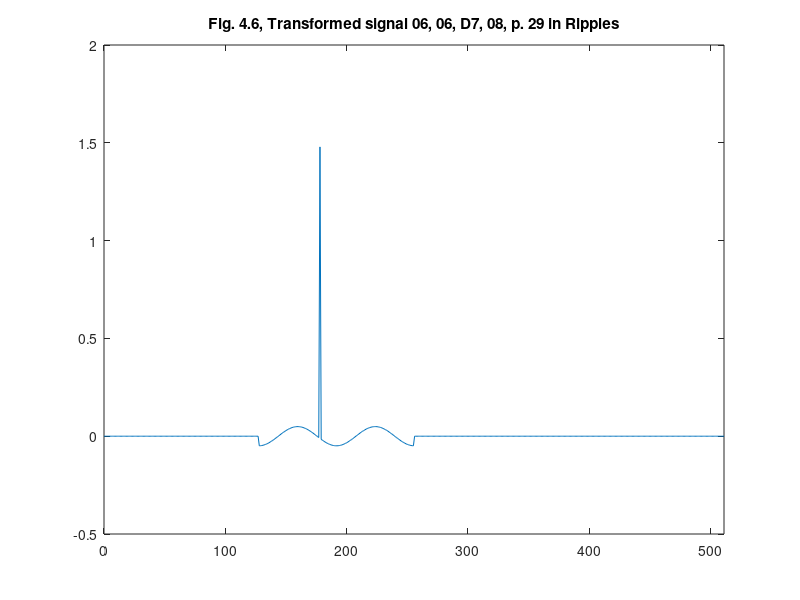
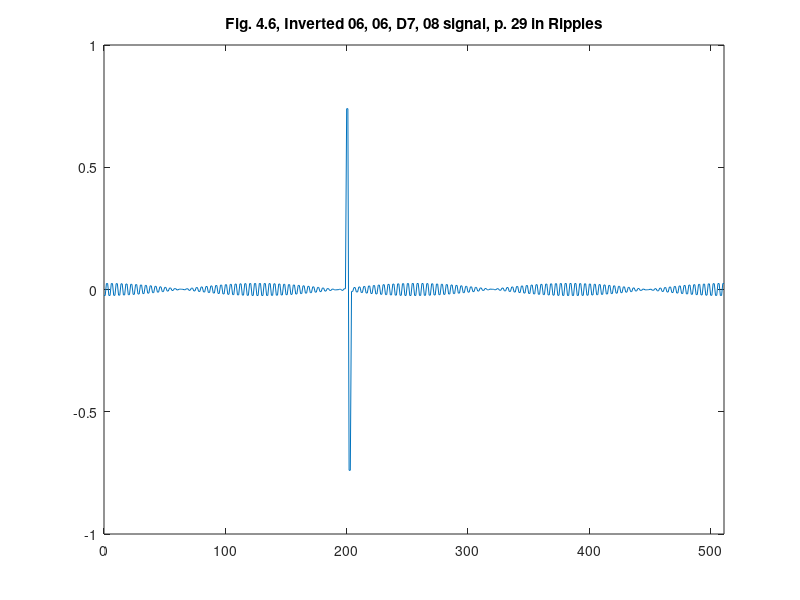

The MATLAB script that drew these images, in order:
%% ========================================================================
%% Programmatic octave notes on "Ripples in Mathematics" by A. Jensen
%% and A. la Cour-Harbo written with a deep gratitude to the authors for
%% this wonderful text. I added a few graphs to help me visualize Fig. 4.6.
%% 
%% Reconstruction of graphs on p.29, Ch 04.
%%
%% Author: Vladimir Kulyukin
%% 
%% NB: I have tested this code in Octave, not Matlab.
%%
%% The numbers below were computed by my Java OneDHaar class methods
%% available at https://github.com/VKEDCO/java/blob/master/haar/org.vkedco.wavelets.haar/OneDHaar.java &
%% https://github.com/VKEDCO/java/blob/master/haar/org.vkedco.wavelets.tests/RipplesInMathCh04.java
%% =========================================================================


t = [0:511];

y_fig_4_6_s06_d06_d7_d08_p29 = [
0.0
0.0
0.0
0.0
0.0
0.0
0.0
0.0
0.0
0.0
0.0
0.0
0.0
0.0
0.0
0.0
0.0
0.0
0.0
0.0
0.0
0.0
0.0
0.0
0.0
0.0
0.0
0.0
0.0
0.0
0.0
0.0
0.0
0.0
0.0
0.0
0.0
0.0
0.0
0.0
0.0
0.0
0.0
0.0
0.0
0.0
0.0
0.0
0.0
0.0
0.0
0.0
0.0
0.0
0.0
0.0
0.0
0.0
0.0
0.0
0.0
0.0
0.0
0.0
0.0
0.0
0.0
0.0
0.0
0.0
0.0
0.0
0.0
0.0
0.0
0.0
0.0
0.0
0.0
0.0
0.0
0.0
0.0
0.0
0.0
0.0
0.0
0.0
0.0
0.0
0.0
0.0
0.0
0.0
0.0
0.0
0.0
0.0
0.0
0.0
0.0
0.0
0.0
0.0
0.0
0.0
0.0
0.0
0.0
0.0
0.0
0.0
0.0
0.0
0.0
0.0
0.0
0.0
0.0
0.0
0.0
0.0
0.0
0.0
0.0
0.0
0.0
0.0
-0.04904550470208658
-0.04863227384344307
-0.047750687602582144
-0.046409236136927164
-0.04462083835740445
-0.042402717512268644
-0.03977623531780623
-0.036766686233331375
-0.033403053861714625
-0.029717731821442696
-0.025746211778365728
-0.02152674164155185
-0.017099957215016028
-0.012508490852711891
-0.00779656088565971
-0.0030095457752448364
0.0018064529061707722
0.006605054458592284
0.011340045725887418
0.015965826153743066
0.02043784694792932
0.02471304010354362
0.028750233173438902
0.0325105457813979
0.035957764061409686
0.03905868941699677
0.041783458241846774
0.04410582952266639
0.04600343755448325
0.04745800733461338
0.04845553056092583
0.048986400539449124
0.04904550470208663
0.048632273843442916
0.04775068760258195
0.046409236136927476
0.04462083835740461
0.04240271751226841
0.039776235317806385
0.03676668623333169
0.033403053861714625
0.029717731821443168
0.025746211778365415
0.02152674164155169
0.017099957215016184
0.012508490852712047
0.00779656088565971
0.0030095457752448364
-0.0018064529061707722
-0.006605054458592441
1.4790525944757278
-0.01596582615374291
-0.02043784694792932
-0.02471304010354362
-0.028750233173438902
-0.03251054578139759
-0.03595776406140961
-0.0390586894169974
-0.0417834582418467
-0.044105829522666
-0.046003437554483446
-0.04745800733461342
-0.04845553056092601
-0.04898640053944869
-0.049045504702086413
-0.04863227384344382
-0.04775068760258195
-0.046409236136927046
-0.0446208383574043
-0.04240271751226841
-0.03977623531780647
-0.036766686233331375
-0.033403053861714625
-0.029717731821443168
-0.025746211778365415
-0.02152674164155185
-0.017099957215016184
-0.012508490852711891
-0.007796560885659553
-0.0030095457752448364
0.0018064529061707722
0.006605054458592441
0.011340045725887574
0.01596582615374275
0.020437846947929477
0.024713040103543936
0.028750233173438902
0.03251054578139759
0.03595776406141016
0.03905868941699685
0.04178345824184748
0.044105829522666076
0.04600343755448309
0.0474580073346142
0.048455530560925615
0.04898640053944869
0.0490455047020864
0.04863227384344295
0.04775068760258195
0.046409236136927046
0.04462083835740437
0.04240271751226935
0.03977623531780615
0.036766686233331375
0.033403053861714466
0.029717731821442696
0.025746211778366043
0.02152674164155169
0.017099957215015872
0.012508490852712205
0.007796560885659553
0.0030095457752446794
-0.0018064529061707722
-0.006605054458592284
-0.011340045725887574
-0.01596582615374291
-0.02043784694792932
-0.024713040103543936
-0.028750233173438902
-0.03251054578139759
-0.03595776406141016
-0.039058689416996695
-0.041783458241847406
-0.044105829522666076
-0.046003437554483134
-0.0474580073346142
-0.048455530560925594
-0.04898640053944869
0.0
0.0
0.0
0.0
0.0
0.0
0.0
0.0
0.0
0.0
0.0
0.0
0.0
0.0
0.0
0.0
0.0
0.0
0.0
0.0
0.0
0.0
0.0
0.0
0.0
0.0
0.0
0.0
0.0
0.0
0.0
0.0
0.0
0.0
0.0
0.0
0.0
0.0
0.0
0.0
0.0
0.0
0.0
0.0
0.0
0.0
0.0
0.0
0.0
0.0
0.0
0.0
0.0
0.0
0.0
0.0
0.0
0.0
0.0
0.0
0.0
0.0
0.0
0.0
0.0
0.0
0.0
0.0
0.0
0.0
0.0
0.0
0.0
0.0
0.0
0.0
0.0
0.0
0.0
0.0
0.0
0.0
0.0
0.0
0.0
0.0
0.0
0.0
0.0
0.0
0.0
0.0
0.0
0.0
0.0
0.0
0.0
0.0
0.0
0.0
0.0
0.0
0.0
0.0
0.0
0.0
0.0
0.0
0.0
0.0
0.0
0.0
0.0
0.0
0.0
0.0
0.0
0.0
0.0
0.0
0.0
0.0
0.0
0.0
0.0
0.0
0.0
0.0
0.0
0.0
0.0
0.0
0.0
0.0
0.0
0.0
0.0
0.0
0.0
0.0
0.0
0.0
0.0
0.0
0.0
0.0
0.0
0.0
0.0
0.0
0.0
0.0
0.0
0.0
0.0
0.0
0.0
0.0
0.0
0.0
0.0
0.0
0.0
0.0
0.0
0.0
0.0
0.0
0.0
0.0
0.0
0.0
0.0
0.0
0.0
0.0
0.0
0.0
0.0
0.0
0.0
0.0
0.0
0.0
0.0
0.0
0.0
0.0
0.0
0.0
0.0
0.0
0.0
0.0
0.0
0.0
0.0
0.0
0.0
0.0
0.0
0.0
0.0
0.0
0.0
0.0
0.0
0.0
0.0
0.0
0.0
0.0
0.0
0.0
0.0
0.0
0.0
0.0
0.0
0.0
0.0
0.0
0.0
0.0
0.0
0.0
0.0
0.0
0.0
0.0
0.0
0.0
0.0
0.0
0.0
0.0
0.0
0.0
0.0
0.0
0.0
0.0
0.0
0.0
0.0
0.0
0.0
0.0
0.0
0.0
0.0
0.0
0.0
0.0
0.0
0.0
];

figure;
plot(t, y_fig_4_6_s06_d06_d7_d08_p29);
xlim([0 511]);
title('Fig. 4.6, Transformed signal 06, 06, D7, 08, p. 29 in Ripples');

y_fig_4_6_s06_d06_d7_d08_inverted_p29 = [
-0.02452275235104329
-0.02452275235104329
0.02452275235104329
0.02452275235104329
-0.024316136921721535
-0.024316136921721535
0.024316136921721535
0.024316136921721535
-0.023875343801291072
-0.023875343801291072
0.023875343801291072
0.023875343801291072
-0.023204618068463582
-0.023204618068463582
0.023204618068463582
0.023204618068463582
-0.022310419178702225
-0.022310419178702225
0.022310419178702225
0.022310419178702225
-0.021201358756134322
-0.021201358756134322
0.021201358756134322
0.021201358756134322
-0.019888117658903116
-0.019888117658903116
0.019888117658903116
0.019888117658903116
-0.018383343116665687
-0.018383343116665687
0.018383343116665687
0.018383343116665687
-0.016701526930857313
-0.016701526930857313
0.016701526930857313
0.016701526930857313
-0.014858865910721348
-0.014858865910721348
0.014858865910721348
0.014858865910721348
-0.012873105889182864
-0.012873105889182864
0.012873105889182864
0.012873105889182864
-0.010763370820775924
-0.010763370820775924
0.010763370820775924
0.010763370820775924
-0.008549978607508014
-0.008549978607508014
0.008549978607508014
0.008549978607508014
-0.006254245426355946
-0.006254245426355946
0.006254245426355946
0.006254245426355946
-0.003898280442829855
-0.003898280442829855
0.003898280442829855
0.003898280442829855
-0.0015047728876224182
-0.0015047728876224182
0.0015047728876224182
0.0015047728876224182
9.032264530853861E-4
9.032264530853861E-4
-9.032264530853861E-4
-9.032264530853861E-4
0.003302527229296142
0.003302527229296142
-0.003302527229296142
-0.003302527229296142
0.005670022862943709
0.005670022862943709
-0.005670022862943709
-0.005670022862943709
0.007982913076871533
0.007982913076871533
-0.007982913076871533
-0.007982913076871533
0.01021892347396466
0.01021892347396466
-0.01021892347396466
-0.01021892347396466
0.01235652005177181
0.01235652005177181
-0.01235652005177181
-0.01235652005177181
0.014375116586719451
0.014375116586719451
-0.014375116586719451
-0.014375116586719451
0.01625527289069895
0.01625527289069895
-0.01625527289069895
-0.01625527289069895
0.017978882030704843
0.017978882030704843
-0.017978882030704843
-0.017978882030704843
0.019529344708498386
0.019529344708498386
-0.019529344708498386
-0.019529344708498386
0.020891729120923387
0.020891729120923387
-0.020891729120923387
-0.020891729120923387
0.022052914761333194
0.022052914761333194
-0.022052914761333194
-0.022052914761333194
0.023001718777241626
0.023001718777241626
-0.023001718777241626
-0.023001718777241626
0.02372900366730669
0.02372900366730669
-0.02372900366730669
-0.02372900366730669
0.024227765280462915
0.024227765280462915
-0.024227765280462915
-0.024227765280462915
0.024493200269724562
0.024493200269724562
-0.024493200269724562
-0.024493200269724562
0.024522752351043314
0.024522752351043314
-0.024522752351043314
-0.024522752351043314
0.024316136921721458
0.024316136921721458
-0.024316136921721458
-0.024316136921721458
0.023875343801290975
0.023875343801290975
-0.023875343801290975
-0.023875343801290975
0.023204618068463738
0.023204618068463738
-0.023204618068463738
-0.023204618068463738
0.022310419178702304
0.022310419178702304
-0.022310419178702304
-0.022310419178702304
0.021201358756134204
0.021201358756134204
-0.021201358756134204
-0.021201358756134204
0.019888117658903193
0.019888117658903193
-0.019888117658903193
-0.019888117658903193
0.018383343116665844
0.018383343116665844
-0.018383343116665844
-0.018383343116665844
0.016701526930857313
0.016701526930857313
-0.016701526930857313
-0.016701526930857313
0.014858865910721584
0.014858865910721584
-0.014858865910721584
-0.014858865910721584
0.012873105889182708
0.012873105889182708
-0.012873105889182708
-0.012873105889182708
0.010763370820775844
0.010763370820775844
-0.010763370820775844
-0.010763370820775844
0.008549978607508092
0.008549978607508092
-0.008549978607508092
-0.008549978607508092
0.006254245426356024
0.006254245426356024
-0.006254245426356024
-0.006254245426356024
0.003898280442829855
0.003898280442829855
-0.003898280442829855
-0.003898280442829855
0.0015047728876224182
0.0015047728876224182
-0.0015047728876224182
-0.0015047728876224182
-9.032264530853861E-4
-9.032264530853861E-4
9.032264530853861E-4
9.032264530853861E-4
-0.0033025272292962204
-0.0033025272292962204
0.0033025272292962204
0.0033025272292962204
0.7395262972378639
0.7395262972378639
-0.7395262972378639
-0.7395262972378639
-0.007982913076871455
-0.007982913076871455
0.007982913076871455
0.007982913076871455
-0.01021892347396466
-0.01021892347396466
0.01021892347396466
0.01021892347396466
-0.01235652005177181
-0.01235652005177181
0.01235652005177181
0.01235652005177181
-0.014375116586719451
-0.014375116586719451
0.014375116586719451
0.014375116586719451
-0.016255272890698794
-0.016255272890698794
0.016255272890698794
0.016255272890698794
-0.017978882030704805
-0.017978882030704805
0.017978882030704805
0.017978882030704805
-0.0195293447084987
-0.0195293447084987
0.0195293447084987
0.0195293447084987
-0.02089172912092335
-0.02089172912092335
0.02089172912092335
0.02089172912092335
-0.022052914761333
-0.022052914761333
0.022052914761333
0.022052914761333
-0.023001718777241723
-0.023001718777241723
0.023001718777241723
0.023001718777241723
-0.02372900366730671
-0.02372900366730671
0.02372900366730671
0.02372900366730671
-0.024227765280463005
-0.024227765280463005
0.024227765280463005
0.024227765280463005
-0.024493200269724347
-0.024493200269724347
0.024493200269724347
0.024493200269724347
-0.024522752351043207
-0.024522752351043207
0.024522752351043207
0.024522752351043207
-0.02431613692172191
-0.02431613692172191
0.02431613692172191
0.02431613692172191
-0.023875343801290975
-0.023875343801290975
0.023875343801290975
0.023875343801290975
-0.023204618068463523
-0.023204618068463523
0.023204618068463523
0.023204618068463523
-0.02231041917870215
-0.02231041917870215
0.02231041917870215
0.02231041917870215
-0.021201358756134204
-0.021201358756134204
0.021201358756134204
0.021201358756134204
-0.019888117658903234
-0.019888117658903234
0.019888117658903234
0.019888117658903234
-0.018383343116665687
-0.018383343116665687
0.018383343116665687
0.018383343116665687
-0.016701526930857313
-0.016701526930857313
0.016701526930857313
0.016701526930857313
-0.014858865910721584
-0.014858865910721584
0.014858865910721584
0.014858865910721584
-0.012873105889182708
-0.012873105889182708
0.012873105889182708
0.012873105889182708
-0.010763370820775924
-0.010763370820775924
0.010763370820775924
0.010763370820775924
-0.008549978607508092
-0.008549978607508092
0.008549978607508092
0.008549978607508092
-0.006254245426355946
-0.006254245426355946
0.006254245426355946
0.006254245426355946
-0.0038982804428297764
-0.0038982804428297764
0.0038982804428297764
0.0038982804428297764
-0.0015047728876224182
-0.0015047728876224182
0.0015047728876224182
0.0015047728876224182
9.032264530853861E-4
9.032264530853861E-4
-9.032264530853861E-4
-9.032264530853861E-4
0.0033025272292962204
0.0033025272292962204
-0.0033025272292962204
-0.0033025272292962204
0.005670022862943787
0.005670022862943787
-0.005670022862943787
-0.005670022862943787
0.007982913076871375
0.007982913076871375
-0.007982913076871375
-0.007982913076871375
0.010218923473964739
0.010218923473964739
-0.010218923473964739
-0.010218923473964739
0.012356520051771968
0.012356520051771968
-0.012356520051771968
-0.012356520051771968
0.014375116586719451
0.014375116586719451
-0.014375116586719451
-0.014375116586719451
0.016255272890698794
0.016255272890698794
-0.016255272890698794
-0.016255272890698794
0.01797888203070508
0.01797888203070508
-0.01797888203070508
-0.01797888203070508
0.019529344708498424
0.019529344708498424
-0.019529344708498424
-0.019529344708498424
0.02089172912092374
0.02089172912092374
-0.02089172912092374
-0.02089172912092374
0.022052914761333038
0.022052914761333038
-0.022052914761333038
-0.022052914761333038
0.023001718777241546
0.023001718777241546
-0.023001718777241546
-0.023001718777241546
0.0237290036673071
0.0237290036673071
-0.0237290036673071
-0.0237290036673071
0.024227765280462808
0.024227765280462808
-0.024227765280462808
-0.024227765280462808
0.024493200269724347
0.024493200269724347
-0.024493200269724347
-0.024493200269724347
0.0245227523510432
0.0245227523510432
-0.0245227523510432
-0.0245227523510432
0.024316136921721476
0.024316136921721476
-0.024316136921721476
-0.024316136921721476
0.023875343801290975
0.023875343801290975
-0.023875343801290975
-0.023875343801290975
0.023204618068463523
0.023204618068463523
-0.023204618068463523
-0.023204618068463523
0.022310419178702186
0.022310419178702186
-0.022310419178702186
-0.022310419178702186
0.021201358756134676
0.021201358756134676
-0.021201358756134676
-0.021201358756134676
0.019888117658903075
0.019888117658903075
-0.019888117658903075
-0.019888117658903075
0.018383343116665687
0.018383343116665687
-0.018383343116665687
-0.018383343116665687
0.016701526930857233
0.016701526930857233
-0.016701526930857233
-0.016701526930857233
0.014858865910721348
0.014858865910721348
-0.014858865910721348
-0.014858865910721348
0.012873105889183022
0.012873105889183022
-0.012873105889183022
-0.012873105889183022
0.010763370820775844
0.010763370820775844
-0.010763370820775844
-0.010763370820775844
0.008549978607507936
0.008549978607507936
-0.008549978607507936
-0.008549978607507936
0.006254245426356103
0.006254245426356103
-0.006254245426356103
-0.006254245426356103
0.0038982804428297764
0.0038982804428297764
-0.0038982804428297764
-0.0038982804428297764
0.0015047728876223397
0.0015047728876223397
-0.0015047728876223397
-0.0015047728876223397
-9.032264530853861E-4
-9.032264530853861E-4
9.032264530853861E-4
9.032264530853861E-4
-0.003302527229296142
-0.003302527229296142
0.003302527229296142
0.003302527229296142
-0.005670022862943787
-0.005670022862943787
0.005670022862943787
0.005670022862943787
-0.007982913076871455
-0.007982913076871455
0.007982913076871455
0.007982913076871455
-0.01021892347396466
-0.01021892347396466
0.01021892347396466
0.01021892347396466
-0.012356520051771968
-0.012356520051771968
0.012356520051771968
0.012356520051771968
-0.014375116586719451
-0.014375116586719451
0.014375116586719451
0.014375116586719451
-0.016255272890698794
-0.016255272890698794
0.016255272890698794
0.016255272890698794
-0.01797888203070508
-0.01797888203070508
0.01797888203070508
0.01797888203070508
-0.019529344708498347
-0.019529344708498347
0.019529344708498347
0.019529344708498347
-0.020891729120923703
-0.020891729120923703
0.020891729120923703
0.020891729120923703
-0.022052914761333038
-0.022052914761333038
0.022052914761333038
0.022052914761333038
-0.023001718777241567
-0.023001718777241567
0.023001718777241567
0.023001718777241567
-0.0237290036673071
-0.0237290036673071
0.0237290036673071
0.0237290036673071
-0.024227765280462797
-0.024227765280462797
0.024227765280462797
0.024227765280462797
-0.024493200269724347
-0.024493200269724347
0.024493200269724347
0.024493200269724347
];

figure;
plot(t, y_fig_4_6_s06_d06_d7_d08_inverted_p29);
xlim([0 511]);
title('Fig. 4.6, Inverted 06, 06, D7, 08 signal, p. 29 in Ripples');
